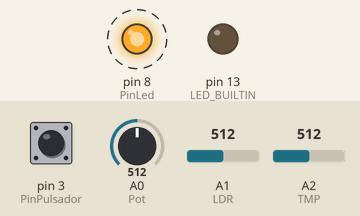
This sketch was run on a simulated Arduino Uno, built with avr-gcc and run on an emulated ATmega328P. On the bench: output pins drawn as LEDs (lit = HIGH). Dashed ring = blinking. The test bench sets the inputs (shaded band); at power-on: pin 3 (PinPulsador) LOW, A0 (Pot) = 512, A1 (LDR) = 512, A2 (TMP) = 512. What the sketch prints to the serial monitor is not drawn.

Above: at 1.25 s.
1.3 s: pin 3 (PinPulsador) pulled HIGH for 0.15 s
At 1.45 s:
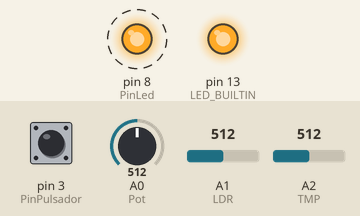
4.3 s: pin 3 (PinPulsador) pulled HIGH for 3.2 s
At 4.67 s:
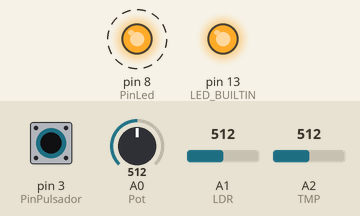
Timing chart, 0 to 15.0 s (numbered marks = the images above; inputs shaded):
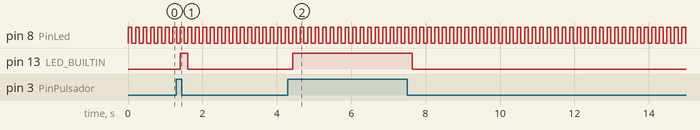

The sketch:

Arduino_sensores_y_pc.ino
```cpp
// C++ code
/*
 * Entradas analógicas y escritura en PC
 * Uso de led palanca
 * El programa de Arduino configura entradas analógicas para leer datos de un potenciómetro,
 * un LDR, y un sensor de temperatura, y comunica estos valores a la computadora mediante serial.
 * Utiliza un pulsador para controlar un LED interno, ofreciendo interacción manual.
 * Adicionalmente, controla un LED externo para crear un efecto de parpadeo, encendiéndolo y
 * apagándolo en intervalos de 100 milisegundos, lo que proporciona una señalización visual
 * dinámica mientras gestiona la entrada de datos sensoriales y la interacción del usuario.
 *
 * Autor: Alejandro Alonso Puig
 * 2023
*/

int sensorValue0 = 0;
int sensorValue1 = 0;
int sensorValue2 = 0;
int PinLed = 8;
int PinPulsador = 3;

void setup()
{
  pinMode(A0, INPUT); //Pot
  pinMode(A1, INPUT); //LDR
  pinMode(A2, INPUT); //TMP
  pinMode(LED_BUILTIN, OUTPUT);
  pinMode(PinLed, OUTPUT);
  pinMode(PinPulsador, INPUT);
  Serial.begin(9600);
}

void loop()
{
  // read the value from the sensors
  analogRead(A0); //give time to switch the AD channel (discard)
  sensorValue0 = analogRead(A0); //Read de value of the AD channel
  analogRead(A1); //give time to switch the AD channel (discard)
  sensorValue1 = analogRead(A1); //Read de value of the AD channel
  analogRead(A2); //give time to switch the AD channel (discard)
  sensorValue2 = analogRead(A2); //Read de value of the AD channel
  Serial.print(sensorValue0);
  Serial.print(',');
  Serial.print(sensorValue1);
  Serial.print(',');
  Serial.println(sensorValue2*15);
  digitalWrite(PinLed,HIGH);
  delay(100); // Wait
  digitalWrite(PinLed,LOW);
  delay(100); // Wait
  if (digitalRead(PinPulsador) == HIGH) {
    digitalWrite(LED_BUILTIN,HIGH);
  }
  else {
    digitalWrite(LED_BUILTIN,LOW);
  }
}
```

Measured:
- after the input at 1.3 s, pin 13 (LED_BUILTIN): LOW → HIGH after 0.11 s, → LOW 0.20 s later
- after the input at 4.3 s, pin 13 (LED_BUILTIN): LOW → HIGH after 0.13 s, → LOW 3.2 s later
- by itself, pin 8 (PinLed): alternates HIGH for 0.10 s and LOW for 0.10 s
